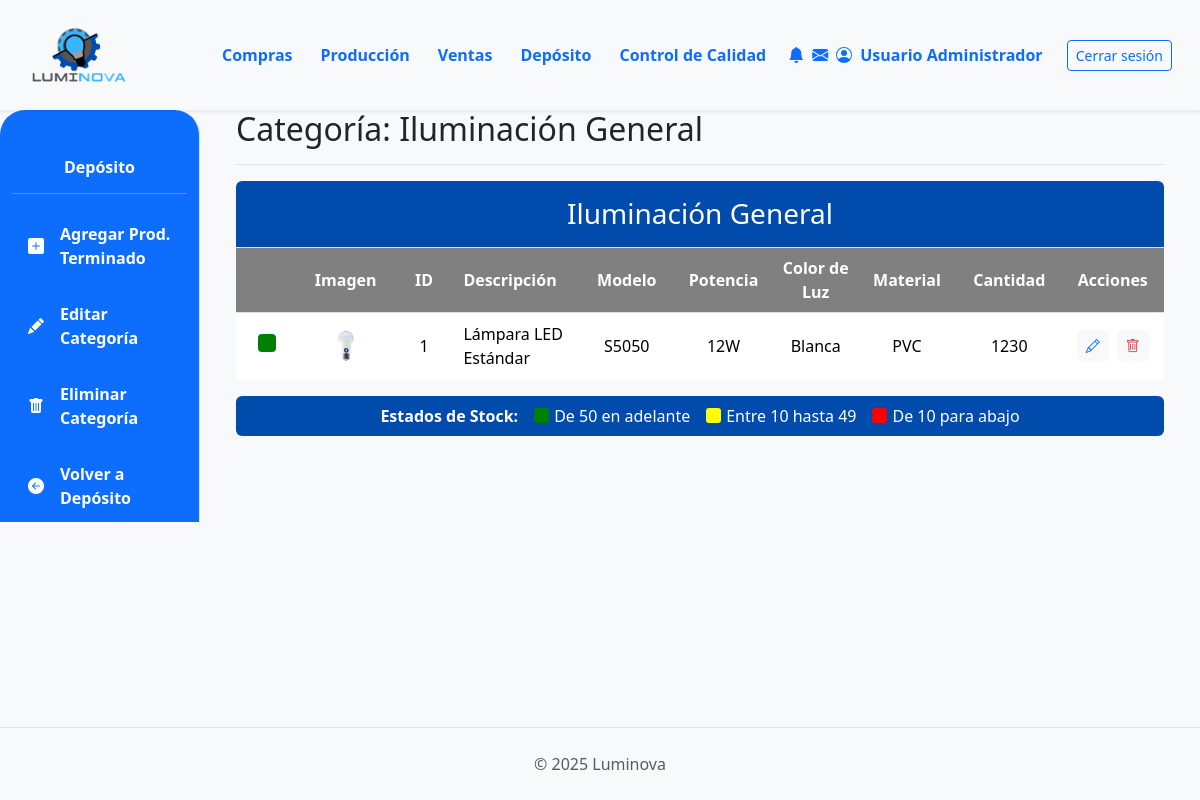
The app's page /deposito/categorias-producto-terminado/1/, older data.
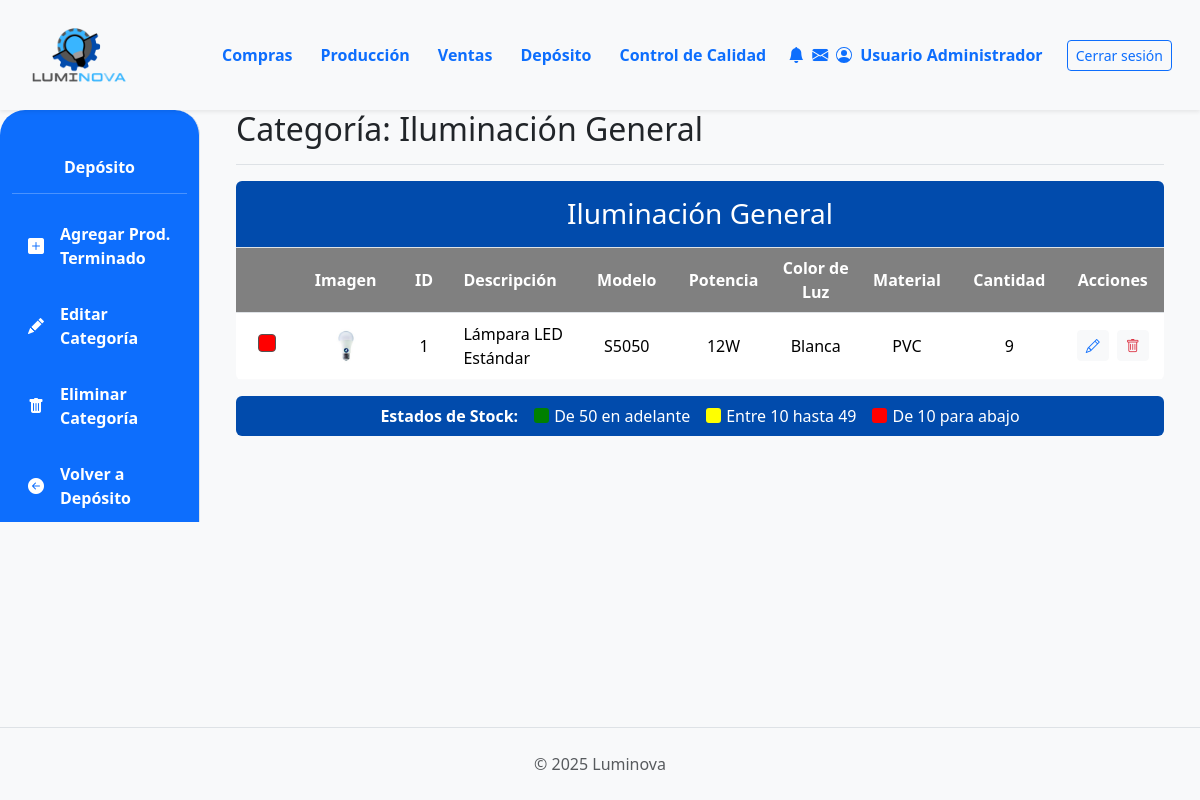
The same page, newer data.
### App_LUMINOVA/models.py (models this page shows, shortened)
class ProductoTerminado(models.Model):
    descripcion = models.CharField(max_length=255) # Aumentado max_length
    categoria = models.ForeignKey(CategoriaProductoTerminado, on_delete=models.PROTECT, related_name='productos_terminados')
    precio_unitario = models.DecimalField(max_digits=10, decimal_places=2, default=0.00)
    stock = models.IntegerField(default=0)
    modelo = models.CharField(max_length=50, blank=True, null=True)
    potencia = models.IntegerField(blank=True, null=True)
    acabado = models.CharField(max_length=50, blank=True, null=True)
    color_luz = models.CharField(max_length=50, blank=True, null=True)
    material = models.CharField(max_length=50, blank=True, null=True)
    imagen = models.ImageField(null=True, blank=True, upload_to='productos_terminados/')

### App_LUMINOVA/views.py (the view)
# urls.py: path('deposito/categorias-producto-terminado/<int:pk>/', Categoria_PTDetailView.as_view(), name='categoria_pt_detail'),
class Categoria_PTDetailView(DetailView):
    model = CategoriaProductoTerminado
    template_name = 'deposito/categoria_producto_terminado_detail.html'
    context_object_name = 'categoria_PT'
    def get_context_data(self, **kwargs):
        context = super().get_context_data(**kwargs)
        context['productos_de_categoria'] = ProductoTerminado.objects.filter(categoria=self.object)
        return context

### App_LUMINOVA/templates/deposito/categoria_producto_terminado_detail.html (shortened to what the changed rows need)
{% extends 'padre.html' %}
{% load static %}
{% block content %}
<div class="container-fluid">
  <div class="row" style="align-items: flex-start;">
    <div class="col-lg-12 col-md-7 col-12">
        <div class="d-flex justify-content-between flex-wrap flex-md-nowrap align-items-center pb-2 mb-3 border-bottom">
            <h1 class="h2">Categoría: {{ categoria_PT.nombre }}</h1>
        </div>
        {% if productos_de_categoria %}
            <div class="table-responsive rounded">
                <table class="table mb-0">
                    <thead>
                        <tr>
                            <th colspan="10" class="text-center py-3 color-title-depo">
                                <div class="d-flex justify-content-center align-items-center">
                                    <h3 class="mb-0">{{ categoria_PT.nombre }}</h3>
                                </div>
                            </th>
                        </tr>
                        <tr>
                            <th scope="col" class="text-center color-thead-depo"></th>
                            <th scope="col" class="text-center color-thead-depo">Imagen</th>
                            <th scope="col" class="text-center color-thead-depo">ID</th>
                            <th scope="col" class="color-thead-depo">Descripción</th>
                            <th scope="col" class="text-center color-thead-depo">Modelo</th>
                            <th scope="col" class="text-center color-thead-depo">Potencia</th>
                            <th scope="col" class="text-center color-thead-depo">Color de Luz</th>
                            <th scope="col" class="text-center color-thead-depo">Material</th>
                            <th scope="col" class="text-center color-thead-depo">Cantidad</th>
                            <th scope="col" class="text-center color-thead-depo">Acciones</th>
                        </tr>
                    </thead>
                    <tbody>
                        {% for producto in productos_de_categoria %}
                        <tr style="border-bottom: 1px solid rgba(255,255,255,0.2);">
                            <td class="text-center align-middle">
                                {% if producto.stock < 10 %}
                                    <div style="width: 18px; height: 18px; background-color:red; border-radius: 4px; display: inline-block; border: 1px solid #555;" title="Stock: {{ producto.stock }} (Bajo)"></div>
                                {% elif producto.stock < 50 %}
                                    <div style="width: 18px; height: 18px; background-color:yellow; border-radius: 4px; display: inline-block;" title="Stock: {{ producto.stock }} (Medio)"></div>
                                {% else %}
                                    <div style="width: 18px; height: 18px; background-color:green; border-radius: 4px; display: inline-block;" title="Stock: {{ producto.stock }} (Alto)"></div>
                                {% endif %}
                            </td>
                            <td class="text-center align-middle">
                                {% if producto.imagen %}
                                    <img src="{{ producto.imagen.url }}" alt="{{ producto.descripcion }}" style="width: 50px; height: 50px; object-fit: cover; border-radius: 4px;">
                                {% else %}
                                    <img src="{% static 'img/placeholder_producto.png' %}" alt="No image" style="width: 50px; height: 50px; object-fit: cover; border-radius: 4px;">
                                {% endif %}
                            </td>
                            <td class="text-center align-middle">{{ producto.id }}</td>
                            <td class="align-middle">
                                {% if producto.descripcion %}
                                    <span title="{{ producto.descripcion }}">{{ producto.descripcion|truncatewords:10 }}</span>
                                {% else %}
                                    <span title="Sin descripción">N/A</span>
                                {% endif %}
                            </td>
                            <td class="text-center align-middle">{{ producto.modelo|default:"N/A" }}</td>
                            <td class="text-center align-middle">{{ producto.potencia }}W</td>
                            <td class="text-center align-middle">{{ producto.color_luz }}</td>
                            <td class="text-center align-middle">{{ producto.material }}</td>
                            <td class="text-center align-middle">{{ producto.stock }}</td>
                            <td class="text-center align-middle">
                                <a href="{% url 'App_LUMINOVA:producto_terminado_edit' producto.pk %}" class="btn btn-sm btn-light me-1" title="Editar Producto"><i class="bi bi-pencil" style="color: #0d6efd;"></i></a>
                                <a href="{% url 'App_LUMINOVA:producto_terminado_delete' producto.pk %}" class="btn btn-sm btn-light" title="Eliminar Producto"><i class="bi bi-trash" style="color: #dc3545;"></i></a>
                            </td>
                        </tr>
                        {% endfor %}
                    </tbody>
                </table>
            </div>
        {% else %}
            <div class="alert alert-info" role="alert">
                No hay productos terminados registrados en la categoría "{{categoria_PT.nombre}}". Puedes <a href="{% url 'App_LUMINOVA:producto_terminado_create' %}?categoria={{ categoria_PT.id }}" class="alert-link">agregar uno nuevo</a>.
            </div>
        {% endif %}
    </div>
</div>
{% endblock %}

Row changes from the older to the newer data that the page shows:
changed ProductoTerminado "Lámpara LED Estándar": stock "1230" → "9"
